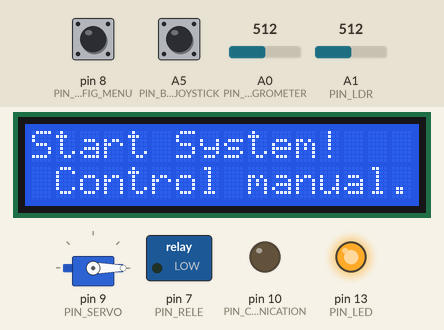
Recording of a sketch running on a simulated Arduino Uno, built with avr-gcc and run on an emulated ATmega328P. Parts: servo, 16×2 character LCD, switched loads named in the sketch (green lamp = pin HIGH), output pins drawn as LEDs (lit = HIGH). Inputs (shaded band) come from the test bench; at power-on: pin 8 (PIN_BUTTON_CONFIG_MENU) LOW, A0 (PIN_HYGROMETER) = 512, A1 (PIN_LDR) = 512, A5 (PIN_BUTTON_JOYSTICK) LOW. What the sketch prints to the serial monitor is not drawn.

Above: at 1.2 s.
1.3 s: pin 8 (PIN_BUTTON_CONFIG_MENU) pulled HIGH for 0.15 s
At 2.1 s:
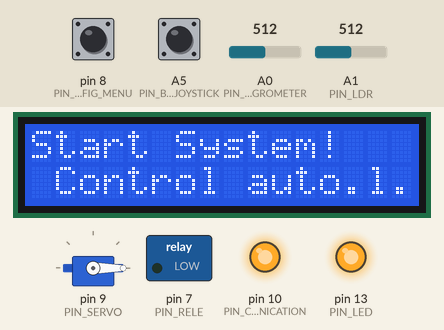
2.9 s: A0 (PIN_HYGROMETER) set to 409
5.9 s: A0 (PIN_HYGROMETER) set to 381
At 6.9 s:
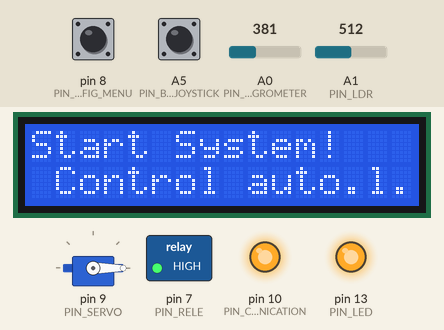
7.4 s: A1 (PIN_LDR) set to 310
10.4 s: A1 (PIN_LDR) set to 287
At 10.7 s:
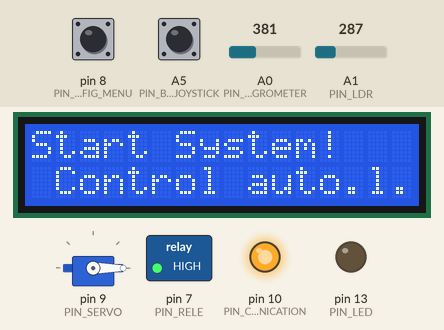
11.9 s: A0 (PIN_HYGROMETER) set to 686
14.9 s: A0 (PIN_HYGROMETER) set to 711
At 16.3 s:
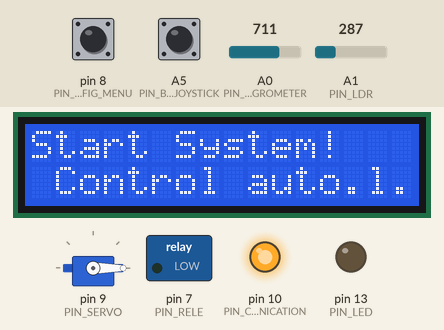
Timing chart, 0 to 17.4 s (numbered marks = the images above; inputs shaded):
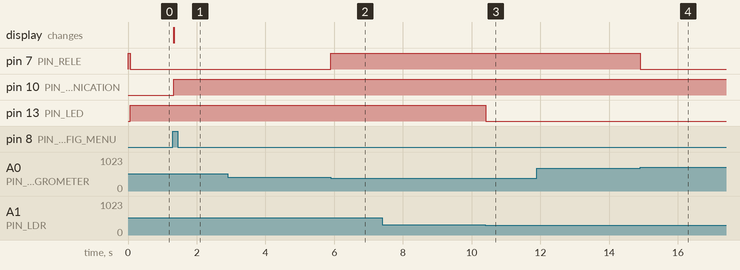

The sketch:

Garduino_Master.ino
```cpp
/**
 * ========================================================================
 *
 * Software: Garduino
 * Descripetion: MASTER
 * Version: 0.0.1
 * Date: 24/09/2016
 * Developer: Alex VS Assis
 *
 * ===================================================================== */


#include <Servo.h>
#include <LiquidCrystal.h>

#define BAUDRATE 9600

#define POSITION_BEGIN_SERVO 5
#define POSITION_END_SERVO   170
#define PIN_SERVO 9
Servo myservo;

/* config plants */
#define POSITION_BEGIN_REST 0
#define POSITION_PLANT_1 20
#define POSITION_PLANT_2 90
#define POSITION_PLANT_3 150

boolean status_initial = true;
boolean status_plant_1 = false;
boolean status_plant_2 = false;
boolean status_plant_3 = false;


/* Config button */
#define PIN_BUTTON_CONFIG_MENU 8
int statusButton = 0;
int inputButton = 0;
int status = 0;

/* Config led */
#define PIN_LED 13

/* config LDR */
#define PIN_LDR A1
#define LUMS 300

/* config relé */
#define PIN_RELE 7

/* config hygrometer */
#define PIN_HYGROMETER A0
#define HYGROMETER_VALUE_HUMIDADE_MAX 400  //húmido max
#define HYGROMETER_VALUE_HUMIDADE_MED 700  // seco med
#define HYGROMETER_VALUE_MIN 1000 //seco max

/* config  Joystick */
#define PIN_BUTTON_JOYSTICK  A5

int inputButtonJoystick = 0;

/* control clear */
boolean statusConfigLCD = true;

// initialize the library with the numbers of the interface pins
LiquidCrystal lcd(12, 11, 5, 4, 3, 2);

long previousMillis = 0; // Variável de controle do tempo
long interval = 60000;    // Tempo em ms do intervalo a ser executado
unsigned long currentMillis;

/* config comunication */
#define PIN_COMUNICATION 10

/**
 * setup - Configuration initial in system.
 */
 void setup(){
 	Serial.begin(BAUDRATE);

	//cofig myservo
	myservo.attach(PIN_SERVO);
	myservo.write(0);


	/* config pin button */
	pinMode(PIN_BUTTON_CONFIG_MENU, INPUT);

	/* config pin led */
	pinMode(PIN_LED, OUTPUT);

	/* config pin relé */
	pinMode(PIN_RELE, OUTPUT);
	digitalWrite(PIN_RELE, HIGH); //OFF

	/* config pin hygrometer */
	pinMode(PIN_HYGROMETER, INPUT);

	/*config pin Joystick */
	//pinMode(PIN_JOYSTICK_MOVE, INPUT);

	/* config. comunication */
	pinMode(PIN_COMUNICATION, OUTPUT);

	/* config LCD */
	lcd.begin(16, 2); //set up the LCD's number of columns and rows:
	lcd.print("Start System!"); // Print a message initial to the LCD

	actionLed(0);
}

/**
 * loop -
 */
 void loop(){
 	currentMillis = millis();    //Tempo atual em ms

 	inputButton = digitalRead(PIN_BUTTON_CONFIG_MENU);

 	if (inputButton == HIGH && statusButton == LOW) { // our statusButton == HIGH
 		status = 1 - status;
 		delay(20);
 	}
 	statusButton = inputButton;

 	Serial.print("Botão Menu: ");
 	Serial.print(status);
 	Serial.println("");

 	if(status == 1){ // config servo manual.
 		printModeLCD(1);
 		configServo(1);

 	}else{ // config servo auto.
 		printModeLCD(0);
 		configServo(0);
 	}

 }

/**
 * configServo -
 */
 void configServo(int value){
 	/**
 	 * switch case
	 * [0] manual - permite controlar o braço manualmente
 	 * [1] alto - controla o braçoa altomaticamente.
 	 */
 	switch (value) {

 	    case 0: //manual
 	      actionButtonJoystick();
 	      //readJoystickX();
 	      digitalWrite(PIN_COMUNICATION, LOW);
 	    break;

 	    case 1: //auto
 	    	digitalWrite(PIN_COMUNICATION, HIGH);/* comunication */
 	    	photosynthesis();
 	    	water();
 	      break;
 	}

 }

/**
 * photosynthesis - realiza banho de luz artificial na planta.
 */
 void photosynthesis(){
 	int value = readLDR();

 	//Serial.println(value);

 	/**
 	 * value <= LUMS - acende LED.
 	 * value > LUMS - desliga LED.
 	 */
 	if(value <= LUMS) actionLed(0);
 	else actionLed(1);
 }


/**
 * readLDR - realiza a leitura do sensor de luminosidade LDR.
 */
 int readLDR(){
 	/**
 	 * map(value, fromLow, fromHigh, toLow, toHigh)
 	 */
 	int value = analogRead(map(PIN_LDR, 0, 1024, 0, 100));
 	//Serial.print("LDR: ");
 	//Serial.print(value);
 	//Serial.println("");

 	return value;
 }

/**
 * actionLed -
 */
 void actionLed(int value){
 	/**
 	 * switch case
	 * [0] - desliga led
 	 * [1] - liga led
 	 */
 	switch (value) {
 	    case 0:
 	      	digitalWrite(PIN_LED, LOW);
 	      break;
 	    case 1:
 	      	digitalWrite(PIN_LED, HIGH);
 	      break;
 	}
 }

/**
 * water - rega planta.
 */
 void water(){
 	int value = readHygrometer();

 	//printSensorLCD(0, value); //imprime value in LCD.
 	//Serial.print("Hygrometer: ");
 	//Serial.print(value);
 	//Serial.println();

 	if(value > HYGROMETER_VALUE_HUMIDADE_MED) // seco
 		actionRele(1); // (1 ON) rega planta.

 	else if(value < HYGROMETER_VALUE_HUMIDADE_MAX) //húmido
 		actionRele(0); // (0 OFF) desligada a bomba d'água.

 }

/**
 * readHygrometer - Realiza leitura do sensor hygrometer.
 */
 int readHygrometer(){
 	/**
 	 * map(value, fromLow, fromHigh, toLow, toHigh)
 	 */
 	int value = analogRead(PIN_HYGROMETER);

 	//config err
 	//if(value < 0) value = 0;
 	//else if(value > 100) value = 100;

 	return value;
 }


  /**
  * actionButtonJoystick
  */
 void actionButtonJoystick(){
 	inputButtonJoystick = digitalRead(PIN_BUTTON_JOYSTICK);

 	if(inputButtonJoystick == 1){ //Desligado
 		actionRele(0); //Desligar Bomba d'água
 		actionLed(0); //Desliga LED.
 	}else { //Ligado
 		actionRele(1); //Liga bomba d'água.
 		actionLed(1); //Liga Led.
 	}
 }

/**
 * actionRele - responsalvel pelo acionamento da bonba d'água.
 */
 void actionRele(int value){
 	/**
 	 * switch case
	 * [0] - desliga relé
 	 * [1] - liga relé
 	 */
 	switch (value) {
 	    case 0:
 	    	digitalWrite(PIN_RELE, HIGH); //OFF
 	    break;

 	    case 1:
 	      digitalWrite(PIN_RELE, LOW); //ON
 	    break;
 	}

 }

 int time(){
 	lcd.setCursor(0, 1);
 	lcd.print("Time: " );
  			lcd.print(millis() / 1000);
 }

/**
 * printModeLCD - Write msg in LCD.
 */
 void printModeLCD(int option){
 	/**
 	 * type msg print lcd.
 	 */
 	switch (option) {
 	    case 0:
 	      lcd.setCursor(1, 1);
 	      lcd.print("Control manual.");
 	      break;

 	    case 1:
 	      lcd.setCursor(1, 1);
 	      lcd.print("Control auto.");
 	      break;

 	    case 2:
 	      lcd.setCursor(0, 1);
 	      lcd.print("Led: ON");
 	    break;

 	    case 3:
 	      lcd.setCursor(0, 1);
 	      lcd.print("Led: OFF");
 	    break;

 	    case 4:
 	      lcd.setCursor(0, 1);
 	      lcd.print("Irr: ON");
 	    break;

 	    case 5:
 	      lcd.setCursor(0, 1);
 	      lcd.print("Irr.: OFF");
 	    break;
 	}

 }

 /**
 * printSensorLCD - Write value in LCD.
 */
 void printSensorLCD(int option, int value){
 	/**
 	 * type value print lcd.
 	 *
 	 * case [0] showl msg control manual
 	 */
 	switch (option) {
 	    case 0:
 	      lcd.setCursor(0, 1);
 	      lcd.print("Hum.: ");
 	      lcd.print(value);
 	    break;

 	}

 }
```

Measured:
- the behaviour switches between 400 and 399 on A0 (PIN_HYGROMETER) (found by bisection; images 1 and 2)
- the behaviour switches between 301 and 300 on A1 (PIN_LDR) (found by bisection; images 2 and 3)
- the behaviour switches between 700 and 701 on A0 (PIN_HYGROMETER) (found by bisection; images 3 and 4)
- after the input at 1.3 s, pin 10 (PIN_COMUNICATION): LOW → HIGH at once; the display: changes at once (image 1)
- after the input at 2.9 s, every drawn part: stays the same
- after the input at 5.9 s, pin 7 (PIN_RELE): LOW → HIGH at once
- after the input at 7.4 s, every drawn part: stays the same
- after the input at 10.4 s, pin 13 (PIN_LED): HIGH → LOW at once
- after the input at 11.9 s, every drawn part: stays the same
- after the input at 14.9 s, pin 7 (PIN_RELE): HIGH → LOW at once
